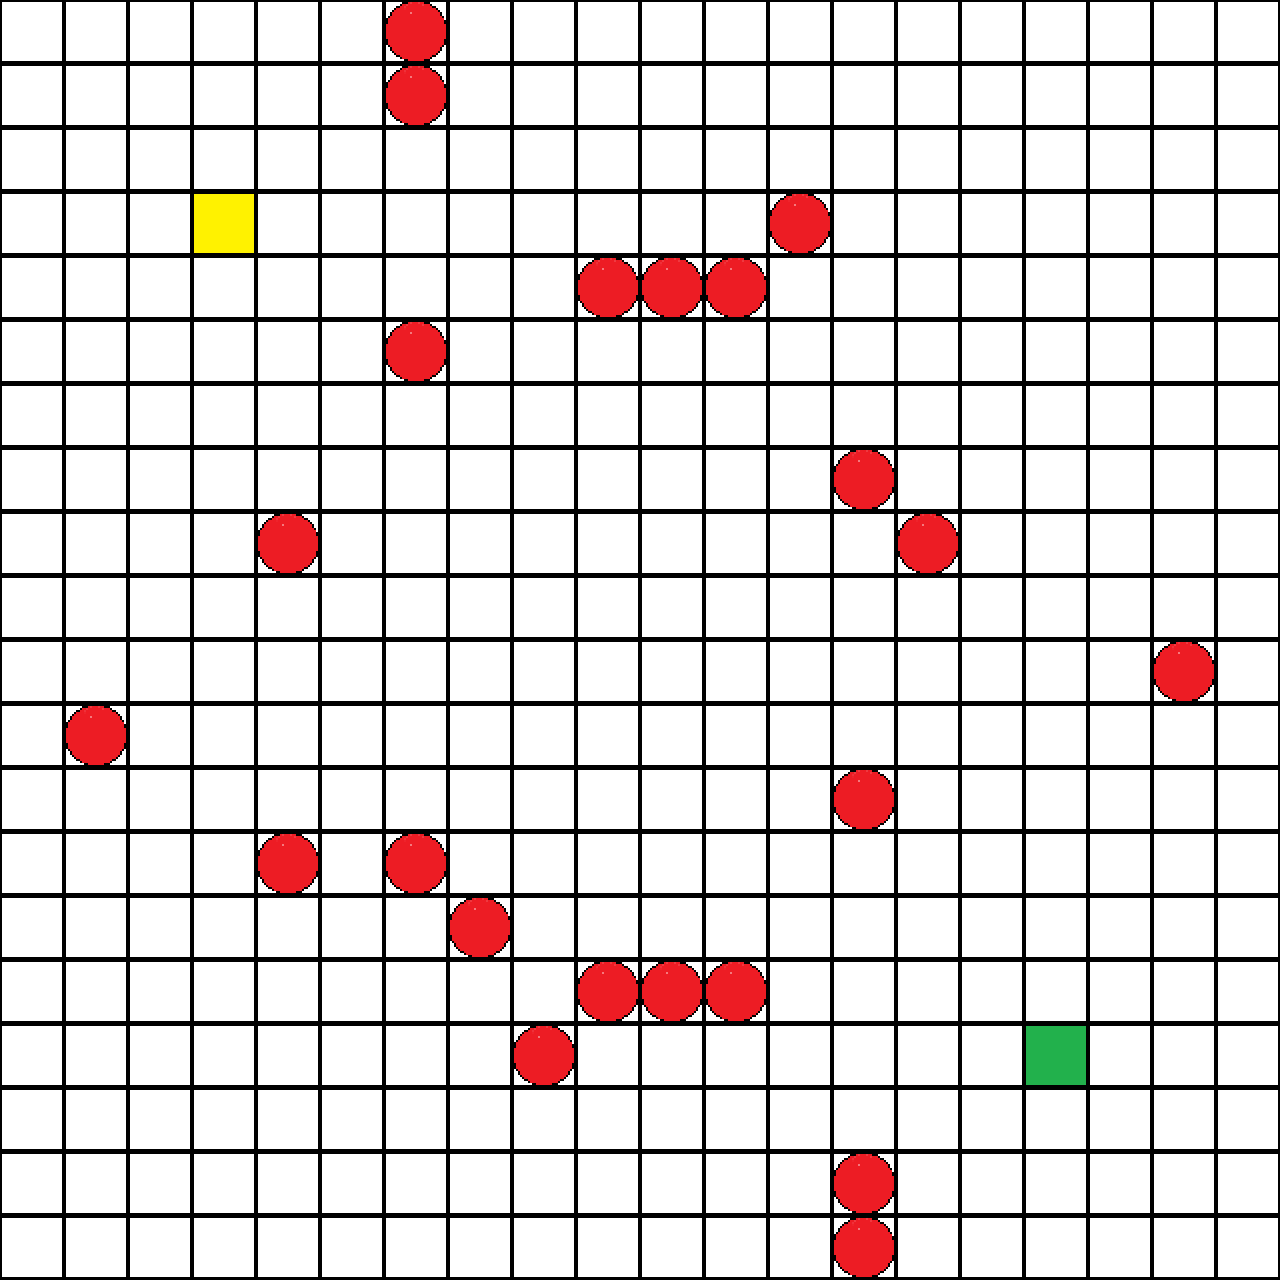

A level layout from a 2D game, rendered from its tile map. Below: a short description, then the map file with tile-grid data replaced by summaries:
An orthogonal 20x20 tile map with 64x64 px tiles, 1 tile layer (Background) and 24 objects (22x Rock, Spawn1, Spawn2).

<map version="1.0" orientation="orthogonal" renderorder="right-down" width="20" height="20" tilewidth="64" tileheight="64" nextobjectid="139">
 <tileset firstgid="1" name="borderedtile64" tilewidth="64" tileheight="64">
  <image source="borderedtile64.png" width="320" height="64" />
 </tileset>
 <layer name="Background" width="20" height="20">
  <data>[400 cells, 400 non-empty, 4 distinct tile ids]</data>
 </layer>
 <objectgroup name="Spawns">
  <object id="1" name="Spawn1" x="192" y="192" width="64" height="64">
   <properties>
    <property name="direction" value="180" />
   </properties>
  </object>
  <object id="2" name="Spawn2" x="1024" y="1024" width="64" height="64">
   <properties>
    <property name="direction" value="0" />
   </properties>
  </object>
 </objectgroup>
 <objectgroup name="Rocks">
  <object id="98" name="Rock" x="384" y="0" width="64" height="64" />
  <object id="99" name="Rock" x="704" y="256" width="64" height="64" />
  <object id="100" name="Rock" x="832" y="1152" width="64" height="64" />
  <object id="101" name="Rock" x="896" y="512" width="64" height="64" />
  <object id="102" name="Rock" x="832" y="448" width="64" height="64" />
  <object id="103" name="Rock" x="512" y="1024" width="64" height="64" />
  <object id="104" name="Rock" x="768" y="192" width="64" height="64" />
  <object id="105" name="Rock" x="832" y="1216" width="64" height="64" />
  <object id="106" name="Rock" x="576" y="256" width="64" height="64" />
  <object id="107" name="Rock" x="704" y="960" width="64" height="64" />
  <object id="108" name="Rock" x="448" y="896" width="64" height="64" />
  <object id="109" name="Rock" x="832" y="768" width="64" height="64" />
  <object id="110" name="Rock" x="640" y="256" width="64" height="64" />
  <object id="111" name="Rock" x="640" y="960" width="64" height="64" />
  <object id="112" name="Rock" x="384" y="832" width="64" height="64" />
  <object id="113" name="Rock" x="384" y="64" width="64" height="64" />
  <object id="114" name="Rock" x="576" y="960" width="64" height="64" />
  <object id="115" name="Rock" x="384" y="320" width="64" height="64" />
  <object id="135" name="Rock" x="1152" y="640" width="64" height="64" />
  <object id="136" name="Rock" x="256" y="832" width="64" height="64" />
  <object id="137" name="Rock" x="64" y="704" width="64" height="64" />
  <object id="138" name="Rock" x="256" y="512" width="64" height="64" />
 </objectgroup>
</map>
